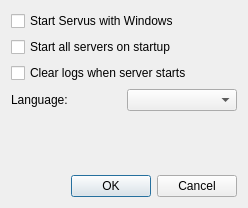
<?xml version="1.0" encoding="UTF-8"?>
<ui version="4.0">
 <class>SettingsDialog</class>
 <widget class="QDialog" name="SettingsDialog">
  <property name="geometry">
   <rect>
    <x>0</x>
    <y>0</y>
    <width>248</width>
    <height>208</height>
   </rect>
  </property>
  <property name="minimumSize">
   <size>
    <width>182</width>
    <height>208</height>
   </size>
  </property>
  <property name="windowTitle">
   <string>Settings</string>
  </property>
  <property name="windowIcon">
   <iconset resource="res.qrc">
    <normaloff>:/images/wrench.png</normaloff>:/images/wrench.png</iconset>
  </property>
  <layout class="QVBoxLayout" name="verticalLayout">
   <item>
    <widget class="QCheckBox" name="startWithWindowsCheckBox">
     <property name="text">
      <string>Start Servus with Windows</string>
     </property>
    </widget>
   </item>
   <item>
    <widget class="QCheckBox" name="startOnStartupCheckBox">
     <property name="text">
      <string>Start all servers on startup</string>
     </property>
    </widget>
   </item>
   <item>
    <widget class="QCheckBox" name="clearLogsOnStartCheckBox">
     <property name="text">
      <string>Clear logs when server starts</string>
     </property>
    </widget>
   </item>
   <item>
    <layout class="QHBoxLayout" name="horizontalLayout">
     <item>
      <widget class="QLabel" name="languageLabel">
       <property name="text">
        <string>Language:</string>
       </property>
      </widget>
     </item>
     <item>
      <widget class="QComboBox" name="languageComboBox"/>
     </item>
    </layout>
   </item>
   <item>
    <spacer name="verticalSpacer">
     <property name="orientation">
      <enum>Qt::Vertical</enum>
     </property>
     <property name="sizeHint" stdset="0">
      <size>
       <width>20</width>
       <height>40</height>
      </size>
     </property>
    </spacer>
   </item>
   <item>
    <widget class="QDialogButtonBox" name="buttonBox">
     <property name="standardButtons">
      <set>QDialogButtonBox::Cancel|QDialogButtonBox::Ok</set>
     </property>
    </widget>
   </item>
  </layout>
 </widget>
 <resources>
  <include location="res.qrc"/>
 </resources>
 <connections>
  <connection>
   <sender>buttonBox</sender>
   <signal>rejected()</signal>
   <receiver>SettingsDialog</receiver>
   <slot>reject()</slot>
   <hints>
    <hint type="sourcelabel">
     <x>135</x>
     <y>183</y>
    </hint>
    <hint type="destinationlabel">
     <x>102</x>
     <y>118</y>
    </hint>
   </hints>
  </connection>
 </connections>
</ui>
